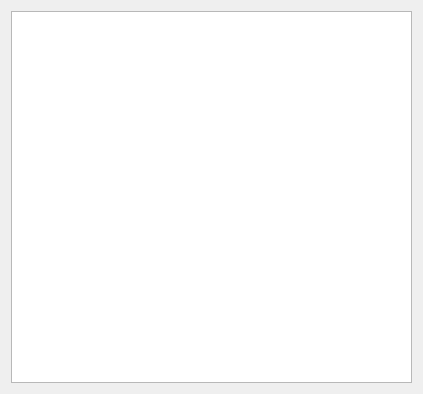
<?xml version="1.0" encoding="UTF-8"?>
<ui version="4.0">
 <class>table_widget_dialog</class>
 <widget class="QDialog" name="table_widget_dialog">
  <property name="geometry">
   <rect>
    <x>0</x>
    <y>0</y>
    <width>423</width>
    <height>394</height>
   </rect>
  </property>
  <property name="windowTitle">
   <string>Short Cuts</string>
  </property>
  <layout class="QGridLayout" name="gridLayout">
   <item row="1" column="0">
    <layout class="QVBoxLayout" name="verticalLayout">
     <item>
      <widget class="QTableWidget" name="table_widget">
       <property name="sizePolicy">
        <sizepolicy hsizetype="Preferred" vsizetype="Preferred">
         <horstretch>0</horstretch>
         <verstretch>0</verstretch>
        </sizepolicy>
       </property>
      </widget>
     </item>
    </layout>
   </item>
  </layout>
 </widget>
 <resources/>
 <connections/>
</ui>
